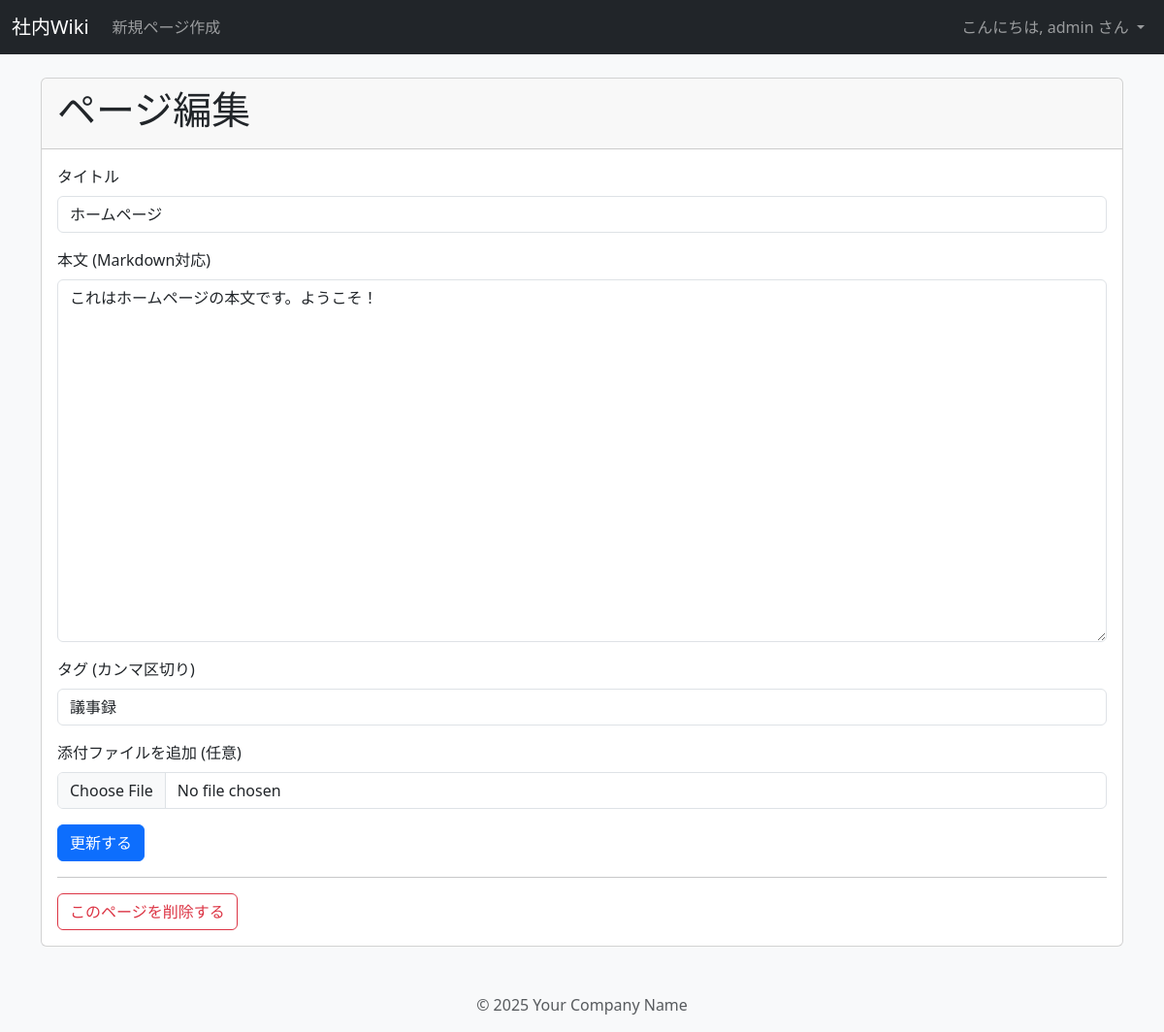
Screenshot of /edit/1 (signed in) with the database file from the repository.
### tables this page shows
CREATE TABLE users (
    id INTEGER PRIMARY KEY AUTOINCREMENT,
    username TEXT UNIQUE NOT NULL,
    password TEXT NOT NULL
);

CREATE TABLE pages (
    id INTEGER PRIMARY KEY AUTOINCREMENT,
    title TEXT UNIQUE NOT NULL,
    content TEXT NOT NULL,
    created_at TIMESTAMP NOT NULL DEFAULT CURRENT_TIMESTAMP,
    author_id INTEGER NOT NULL,
    updated_by_id INTEGER,
    -- 外部キー制約：author_idはusersテーブルのidを参照する
    FOREIGN KEY (author_id) REFERENCES users (id),
    -- 外部キー制約：updated_by_idはusersテーブルのidを参照する
    FOREIGN KEY (updated_by_id) REFERENCES users (id)
);

CREATE TABLE tags (
    id INTEGER PRIMARY KEY AUTOINCREMENT,
    name TEXT UNIQUE NOT NULL
);

### app.py (the view, shortened to what this page needs)
@app.route('/edit/<int:page_id>', methods=['GET', 'POST'])
@login_required
def edit_page(page_id):
    db = get_db()
    cur = db.execute('SELECT id, title, content FROM pages WHERE id = ?', (page_id,))
    page = cur.fetchone()
    if page is None:
        abort(404)
    cur = db.execute("""
        SELECT t.name FROM tags t JOIN page_tags pt ON t.id = pt.tag_id
        WHERE pt.page_id = ?
    """, (page_id,))
    existing_tags_list = [row['name'] for row in cur.fetchall()]
    existing_tags = ', '.join(existing_tags_list)
    return render_template('edit.html', page=page, existing_tags=existing_tags)

### app.py (called while the page is built)
def connect_db():
    rv = sqlite3.connect(app.config['DATABASE'])
    rv.row_factory = sqlite3.Row
    return rv

def get_db():
    if not hasattr(g, 'sqlite_db'):
        g.sqlite_db = connect_db()
    return g.sqlite_db

@login_manager.user_loader
def load_user(user_id):
    db = get_db()
    cur = db.execute('SELECT id, username, password FROM users WHERE id = ?', (user_id,))
    user_data = cur.fetchone()
    if user_data is None:
        return None
    return User(id=user_data['id'], username=user_data['username'], password=user_data['password'])

### templates/edit.html (shortened to what this page needs)
{% extends 'layout.html' %}
{% block content %}
    <div class="card">
        <div class="card-header">
            <h1>ページ編集</h1>
        </div>
        <div class="card-body">
            <form action="{{ url_for('edit_page', page_id=page.id) }}" method="post" enctype="multipart/form-data">
                <div class="mb-3">
                    <label for="title" class="form-label">タイトル</label>
                    <input type="text" class="form-control" id="title" name="title" value="{{ page.title }}" required>
                </div>
                <div class="mb-3">
                    <label for="markdown-editor" class="form-label">本文 (Markdown対応)</label>
                    <textarea class="form-control" name="content" rows="15" id="markdown-editor">{{ page.content }}</textarea>
                </div>
                <div class="mb-3">
                    <label for="tags" class="form-label">タグ (カンマ区切り)</label>
                    <input type="text" class="form-control" id="tags" name="tags" value="{{ existing_tags or '' }}">
                </div>
                <div class="mb-3">
                    <label for="upload_file" class="form-label">添付ファイルを追加 (任意)</label>
                    <input class="form-control" type="file" id="upload_file" name="upload_file">
                </div>
                <button type="submit" class="btn btn-primary">更新する</button>
            </form>
            <hr>
            <form action="{{ url_for('delete_page', page_id=page.id) }}" method="post" style="display: inline;">
                <button type="submit" class="btn btn-outline-danger" onclick="return confirm('本当にこのページを削除しますか？元に戻せません。')">
                    このページを削除する
                </button>
            </form>
        </div>
    </div>
{% endblock %}

### templates/layout.html (shortened to what this page needs)
<!DOCTYPE html>
<html lang="ja">
<head>
    <link href="https://cdn.jsdelivr.net/npm/bootstrap@5.3.3/dist/css/bootstrap.min.css" rel="stylesheet">
    <link rel="stylesheet" href="https://maxcdn.bootstrapcdn.com/font-awesome/4.7.0/css/font-awesome.min.css">
    <link rel="stylesheet" href="{{ url_for('static', filename='easymde.min.css') }}">
</head>
<body class="bg-light">
    <nav class="navbar navbar-expand-lg navbar-dark bg-dark">
        <div class="container-fluid">
            <a class="navbar-brand" href="{{ url_for('show_pages') }}">社内Wiki</a>
            <div class="collapse navbar-collapse">
                <ul class="navbar-nav me-auto mb-2 mb-lg-0">
                    {% if current_user.is_authenticated %}
                    <li class="nav-item">
                        <a class="nav-link" href="{{ url_for('add_page') }}">新規ページ作成</a>
                    </li>
                    {% endif %}
                </ul>
                <ul class="navbar-nav">
                    {% if current_user.is_authenticated %}
                        <li class="nav-item dropdown">
                            <a class="nav-link dropdown-toggle" href="#" role="button" data-bs-toggle="dropdown" aria-expanded="false">
                                こんにちは, {{ current_user.username }} さん
                            </a>
                        </li>
                    {% else %}
                        <li class="nav-item">
                            <a class="nav-link" href="{{ url_for('login') }}">ログイン</a>
                        </li>
                    {% endif %}
                </ul>
            </div>
        </div>
    </nav>
    <main class="container mt-4">
        {% block content %}{% endblock %}
    </main>
    <footer class="container text-center mt-5 mb-3 text-muted">
        <p>&copy; 2025 Your Company Name</p>
    </footer>
</body>
</html>

### rows the page displays
users: username "admin"
pages: title "ホームページ", content "これはホームページの本文です。ようこそ！"
tags: tags "議事録"
